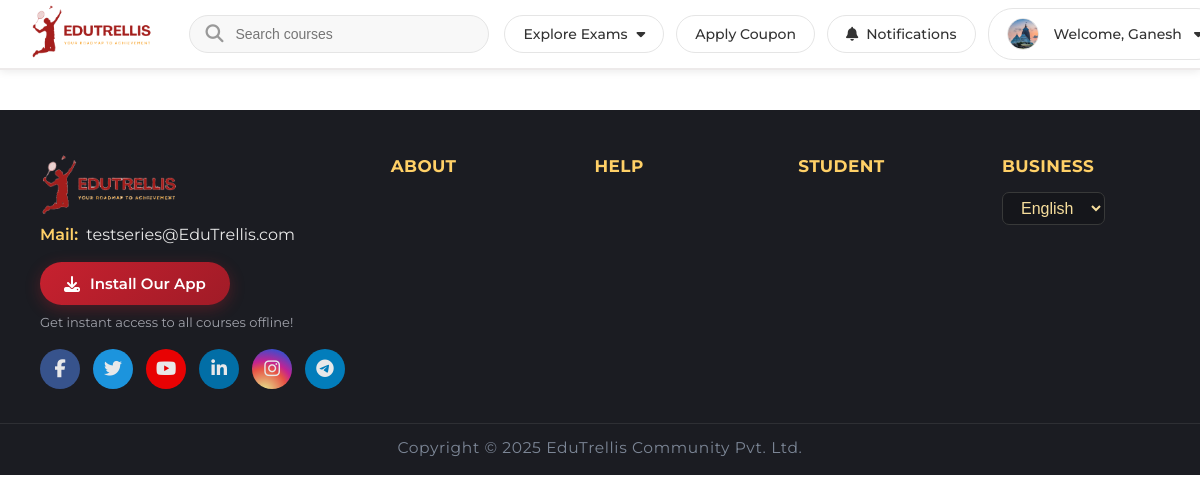
Screenshot of /my_purchases/ (signed in) with the database file from the repository.
### adminpanel/models.py (models this page shows, shortened)
class NavbarSettings(models.Model):
    CONTACT_TYPE_CHOICES = [
        ('whatsapp', 'WhatsApp'),
        ('call', 'Phone Call'),
    ]
    logo = models.ImageField(upload_to='navbar/', blank=True, null=True, help_text="Website logo")
    favicon = models.ImageField(upload_to='navbar/favicon/', blank=True, null=True, help_text="Website favicon (16x16 or 32x32 px)")
    contact_number = models.CharField(max_length=20, default="7905817391", help_text="Contact phone number")
    contact_hours = models.CharField(max_length=50, default="(10 AM to 7 PM)", help_text="Contact hours")
    contact_type = models.CharField(max_length=10, choices=CONTACT_TYPE_CHOICES, default='whatsapp', help_text="Contact method type")
    search_placeholder = models.CharField(max_length=100, default="Search courses", help_text="Search box placeholder text")
    is_active = models.BooleanField(default=True)
    updated_at = models.DateTimeField(auto_now=True)
    class Meta:
        verbose_name = "Navbar Settings"
        verbose_name_plural = "Navbar Settings"
    def get_contact_url(self):
        clean_number = ''.join(filter(str.isdigit, self.contact_number))
        if self.contact_type == 'whatsapp':
            return f"https://wa.me/91{clean_number}?text=Hello%2C%20I%20would%20like%20to%20know%20more%20about%20your%20courses"
        else:
            return f"tel:+91{clean_number}"
    def get_contact_icon(self):
        return 'fab fa-whatsapp' if self.contact_type == 'whatsapp' else 'fa fa-phone'

class FooterSettings(models.Model):
    logo = models.ImageField(upload_to='footer/', blank=True, null=True, help_text="Footer logo image")
    email = models.EmailField(default="testseries@edugorilla.com", help_text="Contact email")
    copyright_text = models.CharField(max_length=200, default="Copyright © 2025 EduGorilla Community Pvt. Ltd.")
    google_play_url = models.URLField(blank=True, default="https://play.google.com/store/apps", help_text="Google Play Store URL")
    app_store_url = models.URLField(blank=True, default="https://apps.apple.com/app", help_text="Apple App Store URL")
    facebook_url = models.URLField(blank=True, default="https://facebook.com/edugorilla")
    twitter_url = models.URLField(blank=True, default="https://twitter.com/edugorilla")
    youtube_url = models.URLField(blank=True, default="https://youtube.com/edugorilla")
    linkedin_url = models.URLField(blank=True, default="https://linkedin.com/company/edugorilla")
    instagram_url = models.URLField(blank=True, default="https://instagram.com/edugorilla")
    telegram_url = models.URLField(blank=True, default="https://t.me/edugorilla")
    is_active = models.BooleanField(default=True)
    updated_at = models.DateTimeField(auto_now=True)
    class Meta:
        verbose_name = "Footer Settings"
        verbose_name_plural = "Footer Settings"

### base/models.py (models this page shows, shortened)
class User(AbstractBaseUser, PermissionsMixin):
    email = models.EmailField(unique=True)
    first_name = models.CharField(max_length=150, blank=True)
    middle_name = models.CharField(max_length=150, blank=True)
    last_name = models.CharField(max_length=150, blank=True)
    age = models.PositiveIntegerField(null=True, blank=True)
    contact_number = models.CharField(max_length=20, blank=True)
    GENDER_CHOICES = [
        ('M', 'Male'),
        ('F', 'Female'),
        ('O', 'Other'),
        ('N', 'Prefer not to say'),
    ]
    gender = models.CharField(max_length=1, choices=GENDER_CHOICES, blank=True)
    profile_image = models.ImageField(upload_to='profile_pics/', null=True, blank=True)
    is_active = models.BooleanField(default=True)
    is_staff = models.BooleanField(default=False)
    is_verified = models.BooleanField(default=False)
    date_joined = models.DateTimeField(auto_now_add=True)
    USERNAME_FIELD = 'email'
    REQUIRED_FIELDS = []
    objects = UserManager()

### base/views.py (the view, shortened to what this page needs)
# urls.py: path('my_purchases/', views.my_purchases, name='my_purchases'),
@login_required
def my_purchases(request):
    user = request.user
    course_access_records = UserCourseAccess.objects.filter(
        user=user,
        is_active=True
    ).select_related('payment').order_by('-access_granted_at')
    purchases = {
        'video_courses': [],
        'live_classes': [],
        'test_series': [],
        'elibrary_courses': [],
        'bundles': []
    }
    for access_record in course_access_records:
        payment = access_record.payment  # Use the ForeignKey relationship
        try:
            if access_record.course_type == 'video_course':
                try:
                    from video_courses.models import VideoCourse
                    course = VideoCourse.objects.get(id=access_record.course_id)
                    purchases['video_courses'].append({
                        'course': course,
                        'access_granted': access_record.access_granted_at,
                        'payment': payment,
                        'expires_at': access_record.expires_at,
                    })
                except VideoCourse.DoesNotExist:
                    print(f"Video course {access_record.course_id} not found")
                except ImportError:
                    print("Could not import VideoCourse")
            elif access_record.course_type == 'live_class':
                try:
                    from live_class.models import LiveClassCourse
                    course = LiveClassCourse.objects.get(id=access_record.course_id)
                    purchases['live_classes'].append({
                        'course': course,
                        'access_granted': access_record.access_granted_at,
                        'payment': payment,
                        'expires_at': access_record.expires_at,
                    })
                except LiveClassCourse.DoesNotExist:
                    print(f"Live class {access_record.course_id} not found")
                except ImportError:
                    print("Could not import LiveClassCourse")
            elif access_record.course_type == 'test_series':
                try:
                    from testseries.models import TestSeries
                    course = TestSeries.objects.get(id=access_record.course_id)
                    purchases['test_series'].append({
                        'course': course,
                        'access_granted': access_record.access_granted_at,
                        'payment': payment,
                        'expires_at': access_record.expires_at,
                    })
                except TestSeries.DoesNotExist:
                    print(f"Test series {access_record.course_id} not found")
                except ImportError:
                    print("Could not import TestSeries")
            elif access_record.course_type == 'elibrary':
                try:
                    from elibrary.models import ELibraryCourse
                    course = ELibraryCourse.objects.get(id=access_record.course_id)
                    purchases['elibrary_courses'].append({
                        'course': course,
                        'access_granted': access_record.access_granted_at,
                        'payment': payment,
                        'expires_at': access_record.expires_at,
                    })
                except ELibraryCourse.DoesNotExist:
                    print(f"Elibrary course {access_record.course_id} not found")
                except ImportError:
                    print("Could not import ELibraryCourse")
            elif access_record.course_type == 'bundle':
                try:
                    from adminpanel.models import ProductBundle  # ← Check if this is correct
                    bundle = ProductBundle.objects.get(id=access_record.course_id)
                    purchases['bundles'].append({
                        'course': bundle,
                        'access_granted': access_record.access_granted_at,
                        'payment': payment,
                        'expires_at': access_record.expires_at,
                    })
                    print(f"✓ Bundle added: {bundle.title}")  # Debug
                except ProductBundle.DoesNotExist:
                    print(f"✗ Bundle {access_record.course_id} not found in database")
        except Exception as e:
            print(f"Error processing {access_record.course_type} (ID: {access_record.course_id}): {str(e)}")
            import traceback
            traceback.print_exc()
            continue
    total_spent = 0
    for access in course_access_records:
        if access.payment:
            total_spent += access.payment.amount / 100
    total_purchases = course_access_records.count()
    context = {
        'purchases': purchases,
        'total_spent': total_spent,
        'total_purchases': total_purchases,
    }
    return render(request, 'my_purchases.html', context)

### base/templates/my_purchases.html (shortened to what this page needs)
{% extends 'base.html' %}
{% load static %}

### base/templates/navbar.html (shortened to what this page needs)
{% load static %}
<div class="main-navbar">
    <div class="navbar-logo-wrapper">
        <a href="{% url 'home' %}">
            {% if navbar_settings and navbar_settings.logo %}
                <img src="{{ navbar_settings.logo.url }}" alt="Logo">
            {% else %}
                <img src="{% static 'img/mainlogo.png' %}" alt="Logo">
            {% endif %}
        </a>
    </div>
    <div class="navbar-search-box">
        <input
            type="text"
            id="navbarSearchInput"
            placeholder="{% if navbar_settings %}{{ navbar_settings.search_placeholder }}{% else %}Search courses...{% endif %}"
            autocomplete="off"
        >
    </div>
    <div class="navbar-actions-wrapper">
        <div class="navbar-dropdown">
            <button class="navbar-link-btn">Explore Exams <span class="fa fa-caret-down"></span></button>
        </div>
        <button class="navbar-link-btn" id="openCouponModalBtn" type="button">Apply Coupon</button>
        <div class="navbar-notification-wrapper">
            <button class="navbar-notification-btn" id="notificationBtn">
                <i class="fa fa-bell"></i>
                <span>Notifications</span>
            </button>
        </div>
        {% if user.is_authenticated %}
        <div class="navbar-dropdown navbar-user-dropdown">
            <button class="navbar-link-btn navbar-user-profile-btn">
                {% if request.user.profile_image and request.user.profile_image.name %}
                    <img src="{{ request.user.profile_image.url }}" class="navbar-user-avatar" alt="Profile">
                {% else %}
                    <img src="{% static 'img/default-avatar.png' %}" class="navbar-user-avatar" alt="Profile">
                {% endif %}
                Welcome, {{ user.first_name|default:"User" }}
                <span class="fa fa-caret-down"></span>
            </button>
        </div>
        {% else %}
        <a href="{% url 'login' %}" class="navbar-login-btn">Log In</a>
        <button class="navbar-signup-btn" onclick="window.location.href='{% url 'signup' %}'">Sign Up</button>
        {% endif %}
    </div>
</div>

### adminpanel/templates/components/footer_section.html (shortened to what this page needs)
{% if footer_settings %}
<footer class="footer">
    <div class="footer-inner">
        <div class="footer-logo-col">
            <div class="footer-logo-row">
                {% if footer_settings.logo %}
                    <img src="{{ footer_settings.logo.url }}" alt="Footer Logo" class="footer-logo-img">
                {% else %}
                    {% load static %}
                {% endif %}
            </div>
            <div class="footer-mail-row">
                <span class="footer-mail-label">Mail:</span>
                <a href="mailto:{{ footer_settings.email }}" class="footer-mail">{{ footer_settings.email }}</a>
            </div>
            <div class="footer-install-container">
                <button id="footer-install-pwa-btn" class="footer-install-btn">
                    <i class="fa fa-download"></i>
                    <span>Install Our App</span>
                </button>
                <p class="footer-install-description">Get instant access to all courses offline!</p>
            </div>
            <div class="footer-social-row">
                {% if footer_settings.facebook_url %}
                    <a href="{{ footer_settings.facebook_url }}" class="footer-social social-facebook" title="Facebook" target="_blank" rel="noopener noreferrer">
                        <i class="fab fa-facebook-f"></i>
                    </a>
                {% endif %}
                {% if footer_settings.twitter_url %}
                    <a href="{{ footer_settings.twitter_url }}" class="footer-social social-twitter" title="Twitter" target="_blank" rel="noopener noreferrer">
                        <i class="fab fa-twitter"></i>
                    </a>
                {% endif %}
                {% if footer_settings.youtube_url %}
                    <a href="{{ footer_settings.youtube_url }}" class="footer-social social-youtube" title="YouTube" target="_blank" rel="noopener noreferrer">
                        <i class="fab fa-youtube"></i>
                    </a>
                {% endif %}
                {% if footer_settings.linkedin_url %}
                    <a href="{{ footer_settings.linkedin_url }}" class="footer-social social-linkedin" title="LinkedIn" target="_blank" rel="noopener noreferrer">
                        <i class="fab fa-linkedin-in"></i>
                    </a>
                {% endif %}
                {% if footer_settings.instagram_url %}
                    <a href="{{ footer_settings.instagram_url }}" class="footer-social social-instagram" title="Instagram" target="_blank" rel="noopener noreferrer">
                        <i class="fab fa-instagram"></i>
                    </a>
                {% endif %}
                {% if footer_settings.telegram_url %}
                    <a href="{{ footer_settings.telegram_url }}" class="footer-social social-telegram" title="Telegram" target="_blank" rel="noopener noreferrer">
                        <i class="fab fa-telegram-plane"></i>
                    </a>
                {% endif %}
            </div>
        </div>
        {% for section_key, section_name in footer_sections %}
            <div class="footer-links-col">
                <h4>{{ section_name }}</h4>
                {% if section_key == 'business' %}
                    <div class="footer-language">
                        <select class="footer-selectbox" aria-label="Select Language">
                            <option>English</option>
                        </select>
                    </div>
                {% endif %}
            </div>
        {% endfor %}
    </div>
    <div class="footer-legal">
        {{ footer_settings.copyright_text }}
    </div>
</footer>
{% endif %}

### rows the page displays
NavbarSettings: logo (picture), search_placeholder "Search courses"
User: user.profile_image (picture), first_name "Ganesh"
FooterSettings: logo (picture), email "testseries@EduTrellis.com", copyright_text "Copyright © 2025 EduTrellis Community Pvt. Ltd."

### other values shown
{{ section_name }} "ABOUT" "HELP" "STUDENT" "BUSINESS"
